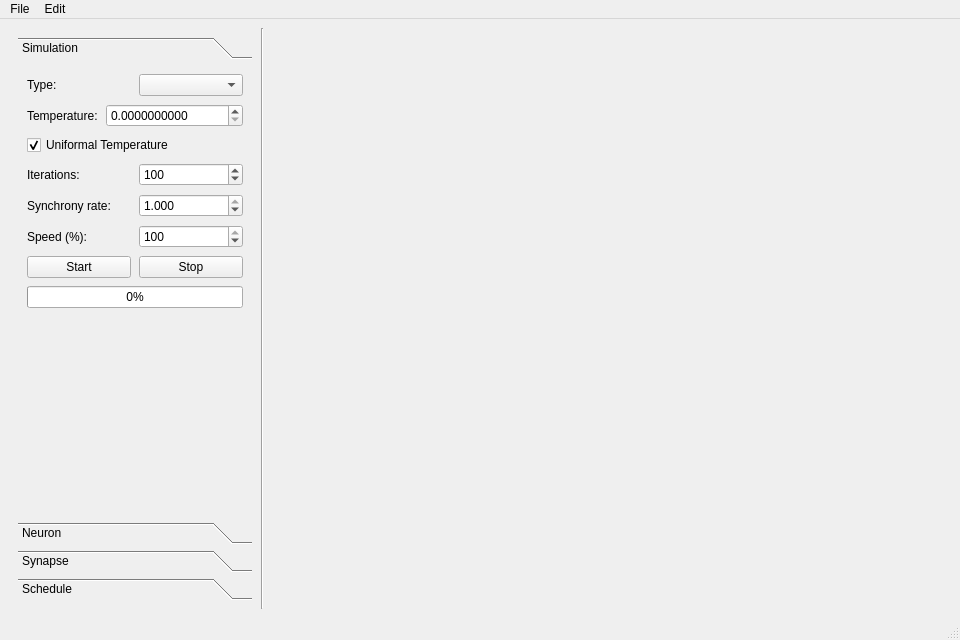
<?xml version="1.0" encoding="UTF-8"?>
<ui version="4.0">
 <class>MainWindow</class>
 <widget class="QMainWindow" name="MainWindow">
  <property name="geometry">
   <rect>
    <x>0</x>
    <y>0</y>
    <width>960</width>
    <height>640</height>
   </rect>
  </property>
  <property name="windowTitle">
   <string>Network Designer</string>
  </property>
  <widget class="QWidget" name="centralwidget">
   <layout class="QHBoxLayout" name="mainLayout">
    <property name="spacing">
     <number>0</number>
    </property>
    <property name="contentsMargins">
     <number>0</number>
     <number>0</number>
     <number>0</number>
     <number>0</number>
    </property>
    <item>
     <widget class="QWidget" name="leftPanel">
      <property name="minimumWidth">
       <number>220</number>
      </property>
      <property name="maximumWidth">
       <number>240</number>
      </property>
      <layout class="QVBoxLayout" name="leftPanelLayout">
       <property name="spacing">
        <number>0</number>
       </property>
       <property name="contentsMargins">
        <number>0</number>
        <number>0</number>
        <number>0</number>
        <number>0</number>
       </property>
       <item>
        <widget class="QToolBox" name="toolBox">
         <widget class="QWidget" name="pSimulationParam">
          <attribute name="label">
           <string>Simulation</string>
          </attribute>
          <layout class="QVBoxLayout" name="simLayout">
           <property name="spacing">
            <number>8</number>
           </property>
           <property name="contentsMargins">
            <number>10</number>
            <number>10</number>
            <number>10</number>
            <number>10</number>
           </property>
           <item>
            <layout class="QHBoxLayout">
             <item>
              <widget class="QLabel" name="label_2">
               <property name="text">
                <string>Type:</string>
               </property>
              </widget>
             </item>
             <item>
              <widget class="QComboBox" name="cmbSimulationType">
               <property name="toolTip"><string>Choose the simulation algorithm to run</string></property>
              </widget>
             </item>
            </layout>
           </item>
           <item>
            <layout class="QHBoxLayout">
             <item>
              <widget class="QLabel" name="lblTemperature">
               <property name="text">
                <string>Temperature:</string>
               </property>
              </widget>
             </item>
             <item>
              <widget class="QDoubleSpinBox" name="dsbTemperature">
               <property name="toolTip"><string>Global temperature (0 = deterministic, &gt;0 = stochastic Boltzmann)</string></property>
               <property name="accelerated">
                <bool>true</bool>
               </property>
               <property name="decimals">
                <number>10</number>
               </property>
               <property name="minimum">
                <double>0.000000000000000</double>
               </property>
               <property name="maximum">
                <double>10000000000.000000000000000</double>
               </property>
               <property name="singleStep">
                <double>0.001000000000000</double>
               </property>
               <property name="value">
                <double>0.000000000000000</double>
               </property>
              </widget>
             </item>
            </layout>
           </item>
           <item>
            <widget class="QCheckBox" name="chkUniformalTemperature">
             <property name="toolTip"><string>When checked, all neurons use the global temperature</string></property>
             <property name="text">
              <string>Uniformal Temperature</string>
             </property>
             <property name="checked">
              <bool>true</bool>
             </property>
            </widget>
           </item>
           <item>
            <layout class="QHBoxLayout">
             <item>
              <widget class="QLabel" name="lblUpdatesNumber">
               <property name="text">
                <string>Iterations:</string>
               </property>
              </widget>
             </item>
             <item>
              <widget class="QSpinBox" name="sbUpdatesNumber">
               <property name="toolTip"><string>Number of update iterations per simulation run</string></property>
               <property name="accelerated">
                <bool>true</bool>
               </property>
               <property name="minimum">
                <number>1</number>
               </property>
               <property name="maximum">
                <number>100000</number>
               </property>
               <property name="value">
                <number>100</number>
               </property>
              </widget>
             </item>
            </layout>
           </item>
           <item>
            <layout class="QHBoxLayout">
             <item>
              <widget class="QLabel" name="lblSynchronyRate">
               <property name="text">
                <string>Synchrony rate:</string>
               </property>
              </widget>
             </item>
             <item>
              <widget class="QDoubleSpinBox" name="dsbSynchronyRate">
               <property name="toolTip"><string>Probability that each neuron updates per iteration (1.0 = always)</string></property>
               <property name="accelerated">
                <bool>true</bool>
               </property>
               <property name="decimals">
                <number>3</number>
               </property>
               <property name="maximum">
                <double>1.000000000000000</double>
               </property>
               <property name="singleStep">
                <double>0.001000000000000</double>
               </property>
               <property name="value">
                <double>1.000000000000000</double>
               </property>
              </widget>
             </item>
            </layout>
           </item>
           <item>
            <layout class="QHBoxLayout">
             <item>
              <widget class="QLabel" name="lblSpeedPercent">
               <property name="text">
                <string>Speed (%):</string>
               </property>
              </widget>
             </item>
             <item>
              <widget class="QSpinBox" name="sbSpeedPercent">
               <property name="maximum">
                <number>100</number>
               </property>
               <property name="value">
                <number>100</number>
               </property>
              </widget>
             </item>
            </layout>
           </item>
           <item>
            <layout class="QHBoxLayout">
             <item>
              <widget class="QPushButton" name="pbStart">
               <property name="text">
                <string>Start</string>
               </property>
              </widget>
             </item>
             <item>
              <widget class="QPushButton" name="pbStop">
               <property name="text">
                <string>Stop</string>
               </property>
              </widget>
             </item>
            </layout>
           </item>
           <item>
            <widget class="QProgressBar" name="progressBar">
             <property name="value">
              <number>0</number>
             </property>
            </widget>
           </item>
           <item>
            <spacer>
             <property name="orientation">
              <enum>Qt::Vertical</enum>
             </property>
             <property name="sizeHint" stdset="0">
              <size>
               <width>20</width>
               <height>40</height>
              </size>
             </property>
            </spacer>
           </item>
          </layout>
         </widget>
         <widget class="QWidget" name="pNeuronsParam">
          <attribute name="label">
           <string>Neuron</string>
          </attribute>
          <layout class="QVBoxLayout" name="neuronLayout">
           <property name="spacing">
            <number>8</number>
           </property>
           <property name="contentsMargins">
            <number>10</number>
            <number>10</number>
            <number>10</number>
            <number>10</number>
           </property>
           <item>
            <layout class="QHBoxLayout">
             <item>
              <widget class="QLabel" name="lblCurrent">
               <property name="text">
                <string>Index:</string>
               </property>
              </widget>
             </item>
             <item>
              <widget class="QLineEdit" name="txtIndex"/>
             </item>
            </layout>
           </item>
           <item>
            <layout class="QHBoxLayout">
             <item>
              <widget class="QLabel" name="lblLabel">
               <property name="text">
                <string>Node ID:</string>
               </property>
              </widget>
             </item>
             <item>
              <widget class="QLineEdit" name="txtNodeID"/>
             </item>
            </layout>
           </item>
           <item>
            <layout class="QHBoxLayout">
             <item>
              <widget class="QLabel" name="lblNeuronTemperature">
               <property name="text">
                <string>Temperature:</string>
               </property>
              </widget>
             </item>
             <item>
              <widget class="QDoubleSpinBox" name="dsbNeuronTemperature">
               <property name="decimals">
                <number>10</number>
               </property>
               <property name="maximum">
                <double>10000000000.000000000000000</double>
               </property>
               <property name="singleStep">
                <double>0.001000000000000</double>
               </property>
              </widget>
             </item>
            </layout>
           </item>
           <item>
            <layout class="QHBoxLayout">
             <item>
              <widget class="QLabel" name="lblStateNumber">
               <property name="text">
                <string>Nb states:</string>
               </property>
              </widget>
             </item>
             <item>
              <widget class="QSpinBox" name="sbNbStates">
               <property name="minimum">
                <number>2</number>
               </property>
               <property name="value">
                <number>2</number>
               </property>
              </widget>
             </item>
            </layout>
           </item>
           <item>
            <layout class="QHBoxLayout">
             <item>
              <widget class="QLabel" name="lblState">
               <property name="text">
                <string>State:</string>
               </property>
              </widget>
             </item>
             <item>
              <widget class="QComboBox" name="cmbState"/>
             </item>
            </layout>
           </item>
           <item>
            <layout class="QHBoxLayout">
             <item>
              <widget class="QLabel" name="lblThreshold">
               <property name="text">
                <string>Threshold:</string>
               </property>
              </widget>
             </item>
             <item>
              <widget class="QDoubleSpinBox" name="dsbThreshold">
               <property name="accelerated">
                <bool>true</bool>
               </property>
               <property name="decimals">
                <number>10</number>
               </property>
               <property name="minimum">
                <double>-99.989999999999995</double>
               </property>
               <property name="singleStep">
                <double>0.001000000000000</double>
               </property>
               <property name="value">
                <double>0.001000000000000</double>
               </property>
              </widget>
             </item>
            </layout>
           </item>
           <item>
            <spacer>
             <property name="orientation">
              <enum>Qt::Vertical</enum>
             </property>
             <property name="sizeHint" stdset="0">
              <size>
               <width>20</width>
               <height>40</height>
              </size>
             </property>
            </spacer>
           </item>
          </layout>
         </widget>
         <widget class="QWidget" name="pSynapsesParam">
          <attribute name="label">
           <string>Synapse</string>
          </attribute>
          <layout class="QVBoxLayout" name="synapseLayout">
           <property name="spacing">
            <number>8</number>
           </property>
           <property name="contentsMargins">
            <number>10</number>
            <number>10</number>
            <number>10</number>
            <number>10</number>
           </property>
           <item>
            <layout class="QHBoxLayout">
             <item>
              <widget class="QLabel" name="lblWeight">
               <property name="text">
                <string>Weight:</string>
               </property>
              </widget>
             </item>
             <item>
              <widget class="QDoubleSpinBox" name="dsbWeight">
               <property name="toolTip"><string>Synaptic weight: positive = excitatory, negative = inhibitory</string></property>
               <property name="accelerated">
                <bool>true</bool>
               </property>
               <property name="decimals">
                <number>3</number>
               </property>
               <property name="minimum">
                <double>-99.989999999999995</double>
               </property>
               <property name="singleStep">
                <double>0.001000000000000</double>
               </property>
               <property name="value">
                <double>1.000000000000000</double>
               </property>
              </widget>
             </item>
            </layout>
           </item>
           <item>
            <layout class="QHBoxLayout">
             <item>
              <widget class="QLabel" name="lblDelay">
               <property name="text">
                <string>Delay:</string>
               </property>
              </widget>
             </item>
             <item>
              <widget class="QSpinBox" name="sbDelay">
               <property name="toolTip"><string>Synaptic delay in time steps (0 = immediate, dashed line if &gt; 0)</string></property>
               <property name="maximum">
                <number>10000</number>
               </property>
              </widget>
             </item>
            </layout>
           </item>
           <item>
            <spacer>
             <property name="orientation">
              <enum>Qt::Vertical</enum>
             </property>
             <property name="sizeHint" stdset="0">
              <size>
               <width>20</width>
               <height>40</height>
              </size>
             </property>
            </spacer>
           </item>
          </layout>
         </widget>
         <widget class="QWidget" name="pUpdateSchedule">
          <attribute name="label">
           <string>Schedule</string>
          </attribute>
          <layout class="QVBoxLayout" name="scheduleLayout">
           <property name="spacing">
            <number>8</number>
           </property>
           <property name="contentsMargins">
            <number>10</number>
            <number>10</number>
            <number>10</number>
            <number>10</number>
           </property>
           <item>
            <layout class="QHBoxLayout">
             <item>
              <widget class="QLabel" name="lblScheduleType">
               <property name="text">
                <string>Type:</string>
               </property>
              </widget>
             </item>
             <item>
              <widget class="QComboBox" name="cmbScheduleType"/>
             </item>
            </layout>
           </item>
           <item>
            <layout class="QHBoxLayout">
             <item>
              <widget class="QLabel" name="lblUpdateBlock">
               <property name="text">
                <string>Block:</string>
               </property>
              </widget>
             </item>
             <item>
              <widget class="QComboBox" name="cmbUpdateBlock"/>
             </item>
            </layout>
           </item>
           <item>
            <layout class="QHBoxLayout">
             <item>
              <widget class="QLabel" name="lblUpdateMethods">
               <property name="text">
                <string>Method:</string>
               </property>
              </widget>
             </item>
             <item>
              <widget class="QComboBox" name="cmbUpdateMethods"/>
             </item>
            </layout>
           </item>
           <item>
            <spacer>
             <property name="orientation">
              <enum>Qt::Vertical</enum>
             </property>
             <property name="sizeHint" stdset="0">
              <size>
               <width>20</width>
               <height>40</height>
              </size>
             </property>
            </spacer>
           </item>
          </layout>
         </widget>
        </widget>
       </item>
      </layout>
     </widget>
    </item>
    <item>
     <widget class="QFrame" name="separator">
      <property name="frameShape">
       <enum>QFrame::VLine</enum>
      </property>
      <property name="frameShadow">
       <enum>QFrame::Sunken</enum>
      </property>
     </widget>
    </item>
    <item>
     <widget class="DesignPlan" name="frmDesign" native="true">
      <property name="mouseTracking">
       <bool>true</bool>
      </property>
      <property name="sizePolicy">
       <sizepolicy hsizetype="Expanding" vsizetype="Expanding">
        <horstretch>1</horstretch>
        <verstretch>1</verstretch>
       </sizepolicy>
      </property>
     </widget>
    </item>
   </layout>
  </widget>
  <widget class="QMenuBar" name="menubar">
   <property name="geometry">
    <rect>
     <x>0</x>
     <y>0</y>
     <width>960</width>
     <height>28</height>
    </rect>
   </property>
   <widget class="QMenu" name="menuFile">
    <property name="title">
     <string>File</string>
    </property>
    <addaction name="action_New"/>
    <addaction name="actionO_pen"/>
    <addaction name="action_Save"/>
    <addaction name="actionSave_As"/>
    <addaction name="separator"/>
    <addaction name="actionExport_To_GNBox_Premodel"/>
    <addaction name="separator"/>
    <addaction name="action_Quit"/>
   </widget>
   <widget class="QMenu" name="menuEdit">
    <property name="title">
     <string>Edit</string>
    </property>
    <addaction name="actionCut"/>
    <addaction name="actionCopy"/>
    <addaction name="actionPaste"/>
    <addaction name="separator"/>
    <addaction name="actionDelete"/>
    <addaction name="actionSelect_All"/>
   </widget>
   <addaction name="menuFile"/>
   <addaction name="menuEdit"/>
  </widget>
  <widget class="QStatusBar" name="statusbar"/>
  <action name="action_New">
   <property name="text">
    <string>&amp;New</string>
   </property>
   <property name="shortcut">
    <string>Ctrl+N</string>
   </property>
  </action>
  <action name="actionO_pen">
   <property name="text">
    <string>&amp;Open...</string>
   </property>
   <property name="shortcut">
    <string>Ctrl+O</string>
   </property>
  </action>
  <action name="action_Save">
   <property name="text">
    <string>&amp;Save</string>
   </property>
   <property name="shortcut">
    <string>Ctrl+S</string>
   </property>
  </action>
  <action name="actionSave_As">
   <property name="text">
    <string>Save &amp;As...</string>
   </property>
   <property name="shortcut">
    <string>Ctrl+Shift+S</string>
   </property>
  </action>
  <action name="actionCut">
   <property name="text">
    <string>Cu&amp;t</string>
   </property>
   <property name="shortcut">
    <string>Ctrl+X</string>
   </property>
  </action>
  <action name="actionCopy">
   <property name="text">
    <string>&amp;Copy</string>
   </property>
   <property name="shortcut">
    <string>Ctrl+C</string>
   </property>
  </action>
  <action name="actionPaste">
   <property name="text">
    <string>&amp;Paste</string>
   </property>
   <property name="shortcut">
    <string>Ctrl+V</string>
   </property>
  </action>
  <action name="actionDelete">
   <property name="text">
    <string>&amp;Delete</string>
   </property>
   <property name="shortcut">
    <string>Del</string>
   </property>
  </action>
  <action name="actionSelect_All">
   <property name="text">
    <string>Select &amp;All</string>
   </property>
   <property name="shortcut">
    <string>Ctrl+A</string>
   </property>
  </action>
  <action name="actionSelect_borders">
   <property name="text">
    <string>Select borders</string>
   </property>
  </action>
  <action name="actionSelect_centers">
   <property name="text">
    <string>Select centers</string>
   </property>
  </action>
  <action name="actionKernel">
   <property name="text">
    <string>Kernel</string>
   </property>
  </action>
  <action name="actionExport_To_GNBox_Premodel">
   <property name="text">
    <string>Export To &amp;GNBox Premodel...</string>
   </property>
  </action>
  <action name="action_Quit">
   <property name="text">
    <string>&amp;Quit</string>
   </property>
   <property name="shortcut">
    <string>Ctrl+Q</string>
   </property>
  </action>
 </widget>
 <customwidgets>
  <customwidget>
   <class>DesignPlan</class>
   <extends>QWidget</extends>
   <header>designplan.h</header>
  </customwidget>
 </customwidgets>
 <resources/>
 <connections/>
</ui>
